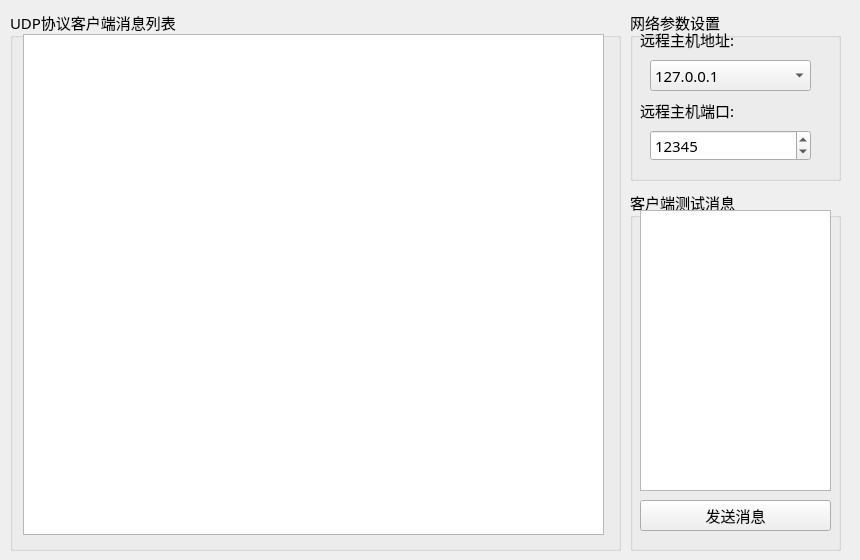
<?xml version="1.0" encoding="UTF-8"?>
<ui version="4.0">
 <class>FormUDPClient</class>
 <widget class="QWidget" name="FormUDPClient">
  <property name="geometry">
   <rect>
    <x>0</x>
    <y>0</y>
    <width>860</width>
    <height>560</height>
   </rect>
  </property>
  <property name="windowTitle">
   <string>Form</string>
  </property>
  <widget class="QGroupBox" name="groupBox_3">
   <property name="geometry">
    <rect>
     <x>630</x>
     <y>190</y>
     <width>211</width>
     <height>361</height>
    </rect>
   </property>
   <property name="font">
    <font>
     <family>仿宋</family>
     <pointsize>11</pointsize>
    </font>
   </property>
   <property name="title">
    <string>客户端测试消息</string>
   </property>
   <widget class="QPlainTextEdit" name="plainTextEdit_UDPClientSendData">
    <property name="geometry">
     <rect>
      <x>10</x>
      <y>20</y>
      <width>191</width>
      <height>281</height>
     </rect>
    </property>
    <property name="font">
     <font>
      <family>仿宋</family>
      <pointsize>11</pointsize>
     </font>
    </property>
   </widget>
   <widget class="QPushButton" name="pushButton_UDPClientSendMsg">
    <property name="geometry">
     <rect>
      <x>10</x>
      <y>310</y>
      <width>191</width>
      <height>31</height>
     </rect>
    </property>
    <property name="font">
     <font>
      <family>仿宋</family>
      <pointsize>11</pointsize>
     </font>
    </property>
    <property name="text">
     <string>发送消息</string>
    </property>
    <property name="icon">
     <iconset resource="images.qrc">
      <normaloff>:/new/prefix1/images/sendmsg2.ico</normaloff>:/new/prefix1/images/sendmsg2.ico</iconset>
    </property>
   </widget>
  </widget>
  <widget class="QGroupBox" name="groupBox_2">
   <property name="geometry">
    <rect>
     <x>630</x>
     <y>10</y>
     <width>211</width>
     <height>171</height>
    </rect>
   </property>
   <property name="font">
    <font>
     <family>仿宋</family>
     <pointsize>11</pointsize>
    </font>
   </property>
   <property name="title">
    <string>网络参数设置</string>
   </property>
   <widget class="QLabel" name="label">
    <property name="geometry">
     <rect>
      <x>10</x>
      <y>20</y>
      <width>121</width>
      <height>19</height>
     </rect>
    </property>
    <property name="font">
     <font>
      <family>仿宋</family>
      <pointsize>11</pointsize>
     </font>
    </property>
    <property name="text">
     <string>远程主机地址:</string>
    </property>
   </widget>
   <widget class="QLabel" name="label_2">
    <property name="geometry">
     <rect>
      <x>10</x>
      <y>90</y>
      <width>121</width>
      <height>21</height>
     </rect>
    </property>
    <property name="font">
     <font>
      <family>仿宋</family>
      <pointsize>11</pointsize>
     </font>
    </property>
    <property name="text">
     <string>远程主机端口:</string>
    </property>
   </widget>
   <widget class="QSpinBox" name="spinBox_UDPClientPort">
    <property name="geometry">
     <rect>
      <x>20</x>
      <y>120</y>
      <width>161</width>
      <height>31</height>
     </rect>
    </property>
    <property name="font">
     <font>
      <family>仿宋</family>
      <pointsize>11</pointsize>
     </font>
    </property>
    <property name="maximum">
     <number>65535</number>
    </property>
    <property name="value">
     <number>12345</number>
    </property>
   </widget>
   <widget class="QComboBox" name="comboBox_UDPClientIp">
    <property name="geometry">
     <rect>
      <x>20</x>
      <y>50</y>
      <width>161</width>
      <height>31</height>
     </rect>
    </property>
    <property name="font">
     <font>
      <family>仿宋</family>
      <pointsize>11</pointsize>
     </font>
    </property>
    <item>
     <property name="text">
      <string>127.0.0.1</string>
     </property>
    </item>
   </widget>
  </widget>
  <widget class="QGroupBox" name="groupBox">
   <property name="geometry">
    <rect>
     <x>10</x>
     <y>10</y>
     <width>611</width>
     <height>541</height>
    </rect>
   </property>
   <property name="font">
    <font>
     <family>仿宋</family>
     <pointsize>11</pointsize>
    </font>
   </property>
   <property name="title">
    <string>UDP协议客户端消息列表</string>
   </property>
   <widget class="QPlainTextEdit" name="plainTextEdit_UDPClientMsgList">
    <property name="geometry">
     <rect>
      <x>13</x>
      <y>24</y>
      <width>581</width>
      <height>501</height>
     </rect>
    </property>
   </widget>
  </widget>
 </widget>
 <resources>
  <include location="images.qrc"/>
 </resources>
 <connections/>
</ui>
